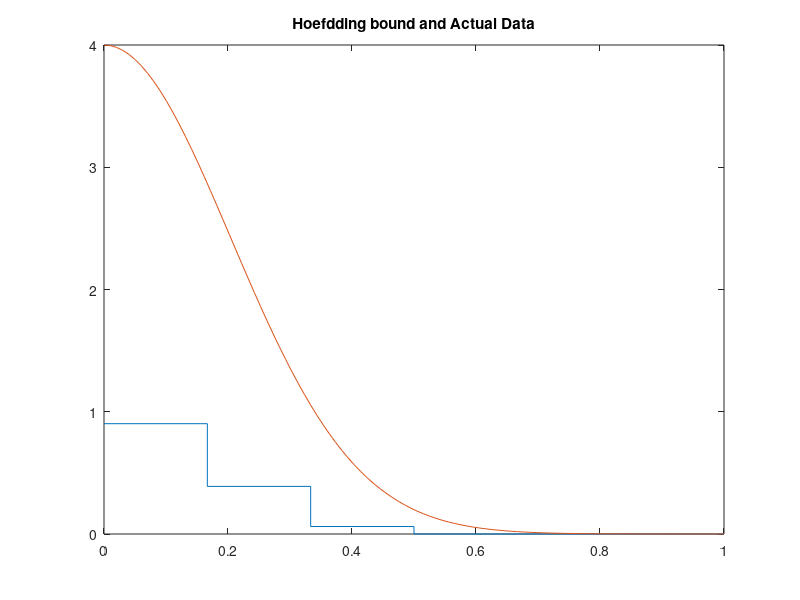

The MATLAB script that drew this image:
S=[0;1/6;2/6;3/6;1];
D=[0.9023;0.3895;0.0612;0;0];
stairs(S,D);
hold on
x=linspace(0,1);
y=4*exp(-12*x.*x);
plot(x,y);
hold off
title('Hoefdding bound and Actual Data');